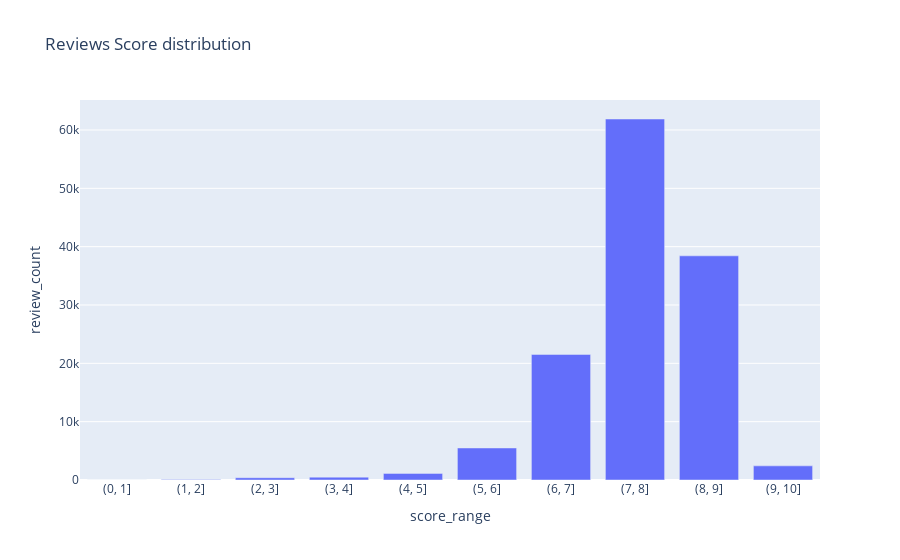

Notebook cell for this chart:
### Code cell
fig = px.bar(reviews_grouped,x='score',y='review_count', title='Reviews Score distribution', labels={'score':'score_range'})
fig.show()

### Figure 1 — Plotly figure (JSON) as saved in the notebook; plotly's stock layout.template omitted (floating-point values rounded to 4 significant figures)
{"data": [{"alignmentgroup": "True", "hovertemplate": "score_range=%{x}<br>review_count=%{y}<extra></extra>", "legendgroup": "", "marker": {"color": "#636efa"}, "name": "", "offsetgroup": "", "orientation": "v", "showlegend": false, "textposition": "auto", "type": "bar", "x": ["(0, 1]", "(1, 2]", "(2, 3]", "(3, 4]", "(4, 5]", "(5, 6]", "(6, 7]", "(7, 8]", "(8, 9]", "(9, 10]"], "xaxis": "x", "y": [0, 77, 391, 490, 1134, 5492, 21528, 61884, 38427, 2424], "yaxis": "y"}], "layout": {"barmode": "relative", "legend": {"tracegroupgap": 0}, "title": {"text": "Reviews Score distribution"}, "xaxis": {"anchor": "y", "domain": [0, 1], "title": {"text": "score_range"}}, "yaxis": {"anchor": "x", "domain": [0, 1], "title": {"text": "review_count"}}}}
